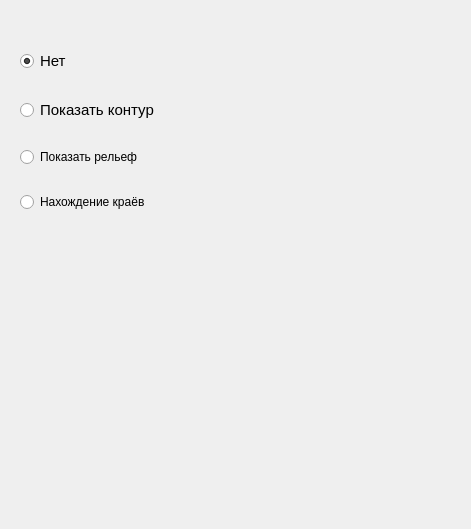
      <widget class="QWidget" name="page_4">
       <property name="geometry">
        <rect>
         <x>0</x>
         <y>0</y>
         <width>471</width>
         <height>529</height>
        </rect>
       </property>
       <attribute name="label">
        <string>Специальные фильтры</string>
       </attribute>
       <widget class="QWidget" name="gridLayoutWidget_11">
        <property name="geometry">
         <rect>
          <x>20</x>
          <y>30</y>
          <width>331</width>
          <height>201</height>
         </rect>
        </property>
        <layout class="QGridLayout" name="gridLayout_7">
         <item row="0" column="0">
          <widget class="QRadioButton" name="no_spec">
           <property name="font">
            <font>
             <pointsize>11</pointsize>
             <weight>50</weight>
             <bold>false</bold>
            </font>
           </property>
           <property name="text">
            <string>Нет</string>
           </property>
           <property name="checked">
            <bool>true</bool>
           </property>
           <attribute name="buttonGroup">
            <string notr="true">group_spec</string>
           </attribute>
          </widget>
         </item>
         <item row="2" column="0">
          <widget class="QRadioButton" name="emboss">
           <property name="text">
            <string>Показать рельеф</string>
           </property>
           <attribute name="buttonGroup">
            <string notr="true">group_spec</string>
           </attribute>
          </widget>
         </item>
         <item row="1" column="0">
          <widget class="QRadioButton" name="contur">
           <property name="font">
            <font>
             <pointsize>11</pointsize>
             <weight>50</weight>
             <bold>false</bold>
            </font>
           </property>
           <property name="text">
            <string>Показать контур</string>
           </property>
           <attribute name="buttonGroup">
            <string notr="true">group_spec</string>
           </attribute>
          </widget>
         </item>
         <item row="3" column="0">
          <widget class="QRadioButton" name="find_edges">
           <property name="text">
            <string>Нахождение краёв</string>
           </property>
           <attribute name="buttonGroup">
            <string notr="true">group_spec</string>
           </attribute>
          </widget>
         </item>
        </layout>
       </widget>
      </widget>
